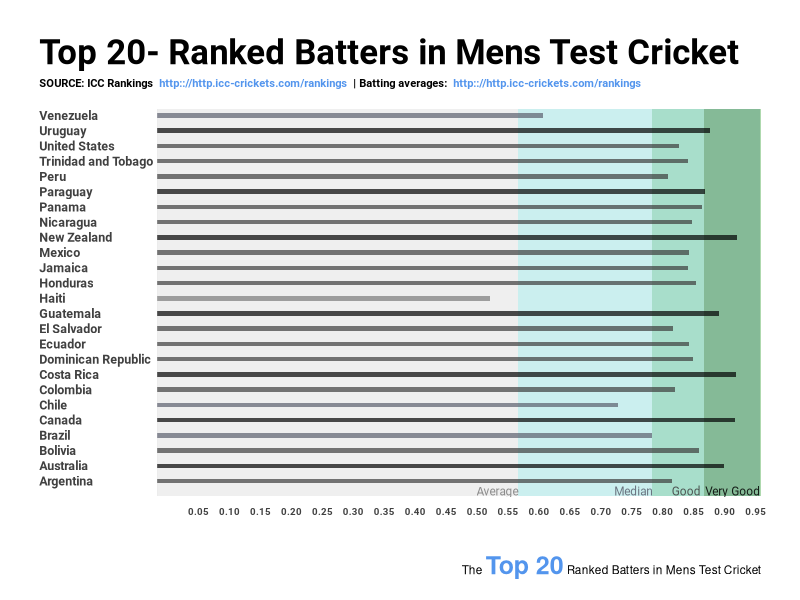

This chart was generated by the following R code:

library(tidyverse)
library(ggtext)
###########################
######## Main Chart
###########################


continent_america <- structure(
  list(
    Country_name = c(
      "Haiti",
      "Venezuela",
      "Chile",
      "Brazil",
      "Peru",
      "Argentina",
      "El Salvador",
      "Colombia",
      "United States",
      "Trinidad and Tobago",
      "Jamaica",
      "Mexico",
      "Ecuador",
      "Nicaragua",
      "Dominican Republic",
      "Honduras",
      "Bolivia",
      "Panama",
      "Paraguay",
      "Uruguay",
      "Guatemala",
      "Australia",
      "Canada",
      "Costa Rica",
      "New Zealand"
    ),
    Regional_indicator = c(
      "Latin America and Caribbean",
      "Latin America and Caribbean",
      "Latin America and Caribbean",
      "Latin America and Caribbean",
      "Latin America and Caribbean",
      "Latin America and Caribbean",
      "Latin America and Caribbean",
      "Latin America and Caribbean",
      "North America and ANZ",
      "Latin America and Caribbean",
      "Latin America and Caribbean",
      "Latin America and Caribbean",
      "Latin America and Caribbean",
      "Latin America and Caribbean",
      "Latin America and Caribbean",
      "Latin America and Caribbean",
      "Latin America and Caribbean",
      "Latin America and Caribbean",
      "Latin America and Caribbean",
      "Latin America and Caribbean",
      "Latin America and Caribbean",
      "North America and ANZ",
      "North America and ANZ",
      "Latin America and Caribbean",
      "North America and ANZ"
    ),
    continent = c(
      "America",
      "America",
      "America",
      "America",
      "America",
      "America",
      "America",
      "America",
      "America",
      "America",
      "America",
      "America",
      "America",
      "America",
      "America",
      "America",
      "America",
      "America",
      "America",
      "America",
      "America",
      "America",
      "America",
      "America",
      "America"
    ),
    Freedom_to_make_life_choices = c(
      0.537825167179108,
      0.623278319835663,
      0.744896292686462,
      0.79980480670929,
      0.824766099452972,
      0.831132411956787,
      0.83380526304245,
      0.836179912090302,
      0.84261953830719,
      0.857907116413116,
      0.858068525791168,
      0.858709275722504,
      0.859828948974609,
      0.863902866840363,
      0.866202771663666,
      0.870603263378143,
      0.875873327255249,
      0.880366504192352,
      0.885923445224762,
      0.892395436763763,
      0.908147573471069,
      0.91543173789978,
      0.933913230895996,
      0.93473893404007,
      0.936217486858368
    ),
    average_ok = c(
      0.583360169603934,
      0.583360169603934,
      0.583360169603934,
      0.583360169603934,
      0.583360169603934,
      0.583360169603934,
      0.583360169603934,
      0.583360169603934,
      0.583360169603934,
      0.583360169603934,
      0.583360169603934,
      0.583360169603934,
      0.583360169603934,
      0.583360169603934,
      0.583360169603934,
      0.583360169603934,
      0.583360169603934,
      0.583360169603934,
      0.583360169603934,
      0.583360169603934,
      0.583360169603934,
      0.583360169603934,
      0.583360169603934,
      0.583360169603934,
      0.583360169603934
    ),
    median = c(
      0.79980480670929,
      0.79980480670929,
      0.79980480670929,
      0.79980480670929,
      0.79980480670929,
      0.79980480670929,
      0.79980480670929,
      0.79980480670929,
      0.79980480670929,
      0.79980480670929,
      0.79980480670929,
      0.79980480670929,
      0.79980480670929,
      0.79980480670929,
      0.79980480670929,
      0.79980480670929,
      0.79980480670929,
      0.79980480670929,
      0.79980480670929,
      0.79980480670929,
      0.79980480670929,
      0.79980480670929,
      0.79980480670929,
      0.79980480670929,
      0.79980480670929
    ),
    good = c(
      0.883360169603934,
      0.883360169603934,
      0.883360169603934,
      0.883360169603934,
      0.883360169603934,
      0.883360169603934,
      0.883360169603934,
      0.883360169603934,
      0.883360169603934,
      0.883360169603934,
      0.883360169603934,
      0.883360169603934,
      0.883360169603934,
      0.883360169603934,
      0.883360169603934,
      0.883360169603934,
      0.883360169603934,
      0.883360169603934,
      0.883360169603934,
      0.883360169603934,
      0.883360169603934,
      0.883360169603934,
      0.883360169603934,
      0.883360169603934,
      0.883360169603934
    ),
    very_good = c(
      0.974998116493225,
      0.974998116493225,
      0.974998116493225,
      0.974998116493225,
      0.974998116493225,
      0.974998116493225,
      0.974998116493225,
      0.974998116493225,
      0.974998116493225,
      0.974998116493225,
      0.974998116493225,
      0.974998116493225,
      0.974998116493225,
      0.974998116493225,
      0.974998116493225,
      0.974998116493225,
      0.974998116493225,
      0.974998116493225,
      0.974998116493225,
      0.974998116493225,
      0.974998116493225,
      0.974998116493225,
      0.974998116493225,
      0.974998116493225,
      0.974998116493225
    ),
    Classification = c(
      "Average",
      "Median",
      "Median",
      "Median",
      "Good",
      "Good",
      "Good",
      "Good",
      "Good",
      "Good",
      "Good",
      "Good",
      "Good",
      "Good",
      "Good",
      "Good",
      "Good",
      "Good",
      "Very Good",
      "Very Good",
      "Very Good",
      "Very Good",
      "Very Good",
      "Very Good",
      "Very Good"
    ),
    Classification_factors = structure(
      c(
        1L,
        3L,
        3L,
        3L,
        2L,
        2L,
        2L,
        2L,
        2L,
        2L,
        2L,
        2L,
        2L,
        2L,
        2L,
        2L,
        2L,
        2L,
        4L,
        4L,
        4L,
        4L,
        4L,
        4L,
        4L
      ),
      levels = c("Average", "Good", "Median", "Very Good"),
      class = "factor"
    )
  ),
  row.names = c(NA, -25L),
  class = c("tbl_df", "tbl", "data.frame")
)


##########################

p1 <- ggplot(
  continent_america,
  aes(x = Country_name, y  = Freedom_to_make_life_choices, fill =  Country_name),
  show.legend = FALSE
) +
  
  scale_x_discrete(expand = c(0, 0))  +
  scale_y_continuous(expand = c(0, 0), breaks = seq(0.05, 1, 0.05))  +
  coord_flip() +
  
  ###########################
######## Basics Annotations: Titles, Subtitle, Caption, Tag, x-axis Label, y-axis Label,
########                     x.tick.marks label, y.tick.marks label, tick.marks
########
############################

labs(
  title = "Top 20- Ranked Batters in Mens Test Cricket",
  subtitle = "SOURCE: ICC Rankings <span style = 'color:#448cebea;'> http:://http.icc-crickets.com/rankings </span>
                  |  Batting averages: <span style = 'color:#448cebea;'> http:://http.icc-crickets.com/rankings </span>",
  caption = "The <span style = 'color:#448cebea; font-size:18pt; color:black '>**Top 20**</span> Ranked Batters in Mens Test Cricket"
) +
  
  ##########################
######## Legends: guides
##########################
guides(x = guide_axis(title = NULL), y  = guide_axis(title = NULL)) +
  
  ##########################
######## Chart References:
##########################
  geom_rect(aes( ymin = 0, ymax = average_ok , xmin = 0, xmax = nrow(continent_america) + .45),
    show.legend = FALSE,alpha = 0.03, fill = '#edf8fb') +
  
  geom_rect(aes( ymin = average_ok,ymax = median , xmin = 0, xmax = nrow(continent_america) + .45),
    show.legend = FALSE,alpha = 0.03, fill = '#b2e2e2') +
  
  geom_rect(aes(ymin = median,  ymax = good  ,xmin = 0, xmax = nrow(continent_america) + .45),
    show.legend = FALSE,    alpha = 0.03,    fill = '#66c2a4'  ) +
  
  geom_rect(aes(ymin = good,ymax = very_good  ,  xmin = 0,xmax = nrow(continent_america) + .45),
    show.legend = FALSE,    alpha = 0.03,    fill = '#238b45'  ) +
  
  annotate(  'text',family = 'Roboto',x = .345,  y = 0.55,label = "Average",size = 3,
    color = '#7a7a7a',alpha = 0.85) +
  annotate( 'text', family = 'Roboto',x = .345,  y = 0.77,label = "Median",size = 3,
    color  = '#5a5f6d',   alpha = 0.85) +
  annotate( 'text',  family = 'Roboto', x = .345, y = 0.855,label = "Good", size = 3,
    color = '#3d3d3d',alpha = 0.85) +
  annotate( 'text', family = 'Roboto',x = .345, y = 0.930,label = "Very Good",size = 3,
    color = '#000000',alpha = 0.85) +
  
  geom_col( aes(label = Country_name, fill = Classification_factors),  width = .3,
    alpha = 0.7,show.legend = FALSE ) +
  
  ##########################
######## Color Scales
##########################

scale_fill_manual(values = c('#7a7a7a', '#3d3d3d', '#5a5f6d', '#000000')) +
  #scale_fill_manual(values = c('yellow','red','blue','black'))+
  
  ##########################
######## Non-Data elements: theme() functions
##########################
theme(
  plot.background = element_rect(fill = 'white'),
  plot.margin = margin(1, 1, 0, 1, 'cm'),
  plot.title.position = 'plot',
  plot.title = element_text(family = 'Roboto',face = 'bold',size = 25 , lineheight = 1.2),
  plot.subtitle = element_markdown( family = 'Roboto',face = 'bold',color = 'black',
    size = 8, margin = margin(0, 0, 0.5, 0, 'cm') ),
  
  plot.caption = element_markdown(margin = margin(1, 0, 0.5, 0, 'cm'), size = 8.5),
  panel.background = element_rect(fill = 'white'),
  panel.grid = element_blank(),
  
  axis.ticks.y = element_blank(),
  axis.ticks.x = element_blank(),
  axis.text.y = element_text( family = 'Roboto',face = 'bold',size = 9, margin = margin(0, 0, 0, 0, 'cm'),
                              hjust = 0,color = '#404040'),
  axis.text.x = element_text( family = 'Roboto',face = 'bold',size = 7, margin = margin(.2, 0, 0, 0, 'cm'),
    hjust = 0,color = '#404040' )
)

p1

